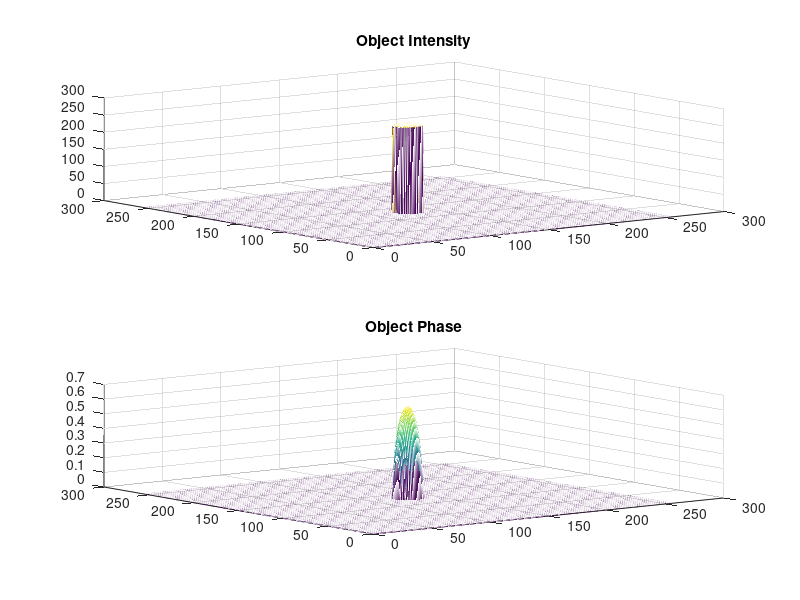

Recreate this plot in MATLAB. (Note: this script raises an error after producing the figure.)
%%%%%%%%%%%%%%%%%%%%  Parameters  %%%%%%%%%%%%%%%%%%%%%%%%

Obj_Cam_Dist = 300;
r = 10; 
%%%%%%%%%%%%%%%%%%%%%%%%%%%%%%%%%%%%%%%%%%%%%%%%%%%%%%%%%%%

%%%%%%%%%%%%%%%%%%%%  Test Object  %%%%%%%%%%%%%%%%%%%%%%%%
x = 0:255;
y = 0:255;

[X,Y] = meshgrid(x,y);

I = zeros(length(x),length(y));
Phi = zeros(length(x),length(y));
for i = 0:256
    for j = 0:256
        if ((i-128)^2 + (j-128)^2 <= r^2)
            I(i,j) = 255;
            Phi(i,j) = 2*(pi/r^2)*sqrt(r^2 - (i-128)^2 - (j-128)^2);
        end
    end
end
U = I .* exp(1i*Phi);
%%%%%%%%%%%%%%%%%%%%%%%%%%%%%%%%%%%%%%%%%%%%%%%%%%%%%%%%%%%

%%%%%%%%%%%%%%%%%%%%  Display the Object  %%%%%%%%%%%%%%%%%%%%%%%%
figure(1)
subplot(2,1,1)
mesh(x,y,I);
title("Object Intensity");
imwrite(I,"Object_Intensity.png");

subplot(2,1,2)
mesh(x,y,Phi);
title("Object Phase");
imwrite(Phi,"Object_Phase.png");
%%%%%%%%%%%%%%%%%%%%%%%%%%%%%%%%%%%%%%%%%%%%%%%%%%%%%%%%%%%%%%%%%%%

%%%%%%%%%%%%%%%%%%%%  Generate propagated wavefront  %%%%%%%%%%%%%%%%%%%%%%
[U_n,I_n,Phi_n] = Numerical_Propagation(U,Obj_Cam_Dist,840);

figure(3)
mesh(x,y,I_n);
title("Recorded Intensity pattern");
imwrite(I_n,"Recorded_Intensity.png");
%%%%%%%%%%%%%%%%%%%%%%%%%%%%%%%%%%%%%%%%%%%%%%%%%%%%%%%%%%%%%%%%%%%%%%%%%%%

%%%%%%%%%%%%%%%%%%%%  Back propagated wavefront  %%%%%%%%%%%%%%%%%%%%%%%%
[U_back,I_back,Phi_back] = Numerical_Propagation(U_n,Obj_Cam_Dist,840);

figure(4)
mesh(x,y,I_back);
title("Back Propagated Intensity pattern");
%%%%%%%%%%%%%%%%%%%%%%%%%%%%%%%%%%%%%%%%%%%%%%%%%%%%%%%%%%%%%%%%%%%%%%%%%